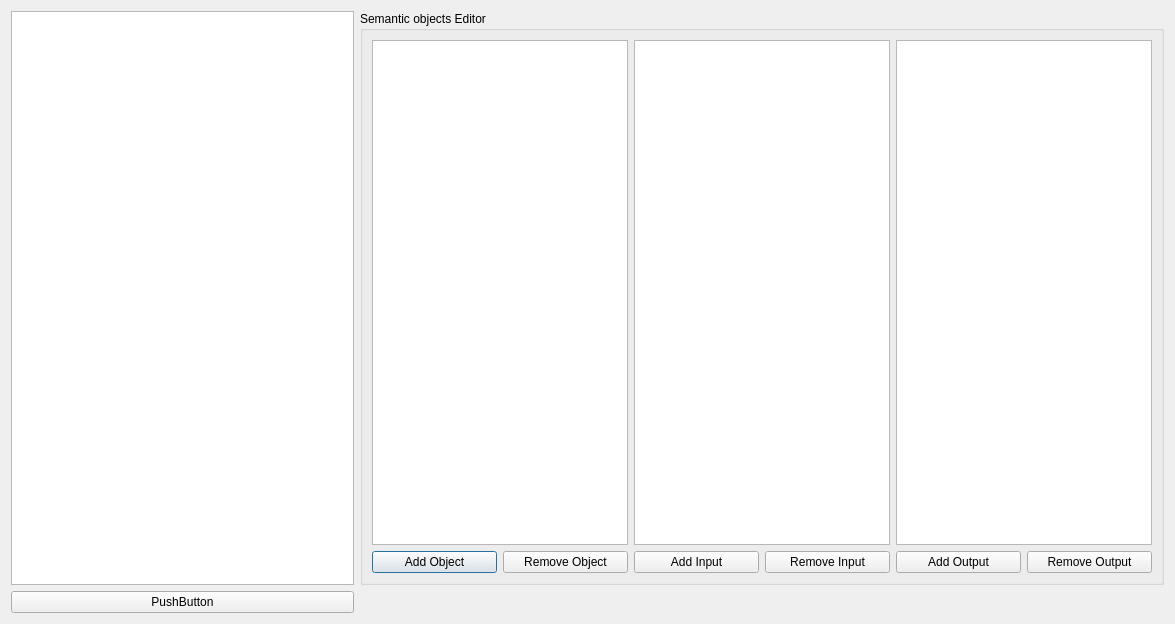
<?xml version="1.0" encoding="UTF-8"?>
<ui version="4.0">
 <class>SemanticEditor</class>
 <widget class="QDialog" name="SemanticEditor">
  <property name="enabled">
   <bool>true</bool>
  </property>
  <property name="geometry">
   <rect>
    <x>0</x>
    <y>0</y>
    <width>1175</width>
    <height>624</height>
   </rect>
  </property>
  <property name="sizePolicy">
   <sizepolicy hsizetype="Fixed" vsizetype="Fixed">
    <horstretch>0</horstretch>
    <verstretch>0</verstretch>
   </sizepolicy>
  </property>
  <property name="windowTitle">
   <string>RuleEditor</string>
  </property>
  <layout class="QGridLayout" name="gridLayout">
   <item row="0" column="1">
    <widget class="QGroupBox" name="gBConnections">
     <property name="title">
      <string>Semantic objects Editor</string>
     </property>
     <layout class="QHBoxLayout" name="horizontalLayout_2">
      <item>
       <layout class="QVBoxLayout" name="verticalLayout_3">
        <property name="leftMargin">
         <number>0</number>
        </property>
        <item>
         <widget class="QListView" name="listViewObjects"/>
        </item>
        <item>
         <layout class="QHBoxLayout" name="horizontalLayout_4">
          <property name="topMargin">
           <number>0</number>
          </property>
          <item>
           <widget class="QPushButton" name="pbAddObject">
            <property name="text">
             <string>Add Object</string>
            </property>
           </widget>
          </item>
          <item>
           <widget class="QPushButton" name="pbRemoveObject">
            <property name="text">
             <string>Remove Object</string>
            </property>
           </widget>
          </item>
         </layout>
        </item>
       </layout>
      </item>
      <item>
       <layout class="QVBoxLayout" name="verticalLayout">
        <property name="leftMargin">
         <number>0</number>
        </property>
        <item>
         <widget class="QTableView" name="tableViewInput"/>
        </item>
        <item>
         <layout class="QHBoxLayout" name="horizontalLayout">
          <property name="topMargin">
           <number>0</number>
          </property>
          <item>
           <widget class="QPushButton" name="pbAddInput">
            <property name="text">
             <string>Add Input</string>
            </property>
           </widget>
          </item>
          <item>
           <widget class="QPushButton" name="pbRemoveInput">
            <property name="text">
             <string>Remove Input</string>
            </property>
           </widget>
          </item>
         </layout>
        </item>
       </layout>
      </item>
      <item>
       <layout class="QVBoxLayout" name="verticalLayout_2">
        <property name="leftMargin">
         <number>0</number>
        </property>
        <item>
         <widget class="QTableView" name="tableViewOutput"/>
        </item>
        <item>
         <layout class="QHBoxLayout" name="horizontalLayout_3">
          <property name="topMargin">
           <number>0</number>
          </property>
          <item>
           <widget class="QPushButton" name="pbAddOutput">
            <property name="text">
             <string>Add Output</string>
            </property>
           </widget>
          </item>
          <item>
           <widget class="QPushButton" name="pbRemoveOutput">
            <property name="text">
             <string>Remove Output</string>
            </property>
           </widget>
          </item>
         </layout>
        </item>
       </layout>
      </item>
     </layout>
    </widget>
   </item>
   <item row="0" column="0">
    <widget class="QGraphicsView" name="graphicsView"/>
   </item>
   <item row="1" column="0">
    <widget class="QPushButton" name="pushButton">
     <property name="text">
      <string>PushButton</string>
     </property>
    </widget>
   </item>
  </layout>
 </widget>
 <resources/>
 <connections/>
</ui>
